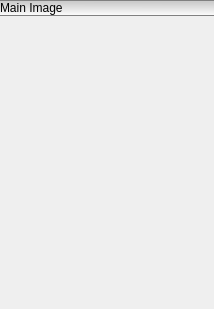
<?xml version="1.0" encoding="UTF-8"?>
<ui version="4.0">
 <class>CollapsableGroupBox</class>
 <widget class="QWidget" name="CollapsableGroupBox">
  <property name="geometry">
   <rect>
    <x>0</x>
    <y>0</y>
    <width>214</width>
    <height>309</height>
   </rect>
  </property>
  <property name="windowTitle">
   <string>Form</string>
  </property>
  <property name="styleSheet">
   <string notr="true">QWidget#body
{
	border-left: 1px solid gray;
  	border-right: 1px solid gray;
    background-color: gray;
}</string>
  </property>
  <layout class="QVBoxLayout" name="verticalLayout">
   <property name="spacing">
    <number>0</number>
   </property>
   <property name="margin">
    <number>0</number>
   </property>
   <item>
    <widget class="QPushButton" name="pushButton">
     <property name="focusPolicy">
      <enum>Qt::NoFocus</enum>
     </property>
     <property name="styleSheet">
      <string notr="true">QPushButton {
  border-radius:0px;
  border-top: 1px solid gray;
  border-bottom: 1px solid gray;
  background-color: qlineargradient(spread:pad, x1:0.123, y1:0.125, x2:0.108, y2:1, stop:0 rgba(204, 204,   204, 255), stop:1 rgba(255, 255, 255, 255));
  margin:0px;
  padding: 0px;
  text-align:left;
  font:12px;
}</string>
     </property>
     <property name="text">
      <string>Main Image</string>
     </property>
     <property name="icon">
      <iconset resource="../Resources/SNAPResources.qrc">
       <normaloff>:/root/triangle_small_down_16.png</normaloff>
       <normalon>:/root/triangle_small_right_16.png</normalon>:/root/triangle_small_down_16.png</iconset>
     </property>
     <property name="checkable">
      <bool>true</bool>
     </property>
     <property name="flat">
      <bool>false</bool>
     </property>
    </widget>
   </item>
   <item alignment="Qt::AlignTop">
    <widget class="QWidget" name="body" native="true">
     <layout class="QVBoxLayout" name="verticalLayout_2">
      <property name="spacing">
       <number>1</number>
      </property>
      <property name="margin">
       <number>0</number>
      </property>
     </layout>
    </widget>
   </item>
  </layout>
 </widget>
 <resources>
  <include location="../Resources/SNAPResources.qrc"/>
 </resources>
 <connections>
  <connection>
   <sender>pushButton</sender>
   <signal>clicked(bool)</signal>
   <receiver>CollapsableGroupBox</receiver>
   <slot>collapse(bool)</slot>
   <hints>
    <hint type="sourcelabel">
     <x>113</x>
     <y>7</y>
    </hint>
    <hint type="destinationlabel">
     <x>119</x>
     <y>189</y>
    </hint>
   </hints>
  </connection>
 </connections>
 <slots>
  <slot>collapse(bool)</slot>
 </slots>
</ui>
